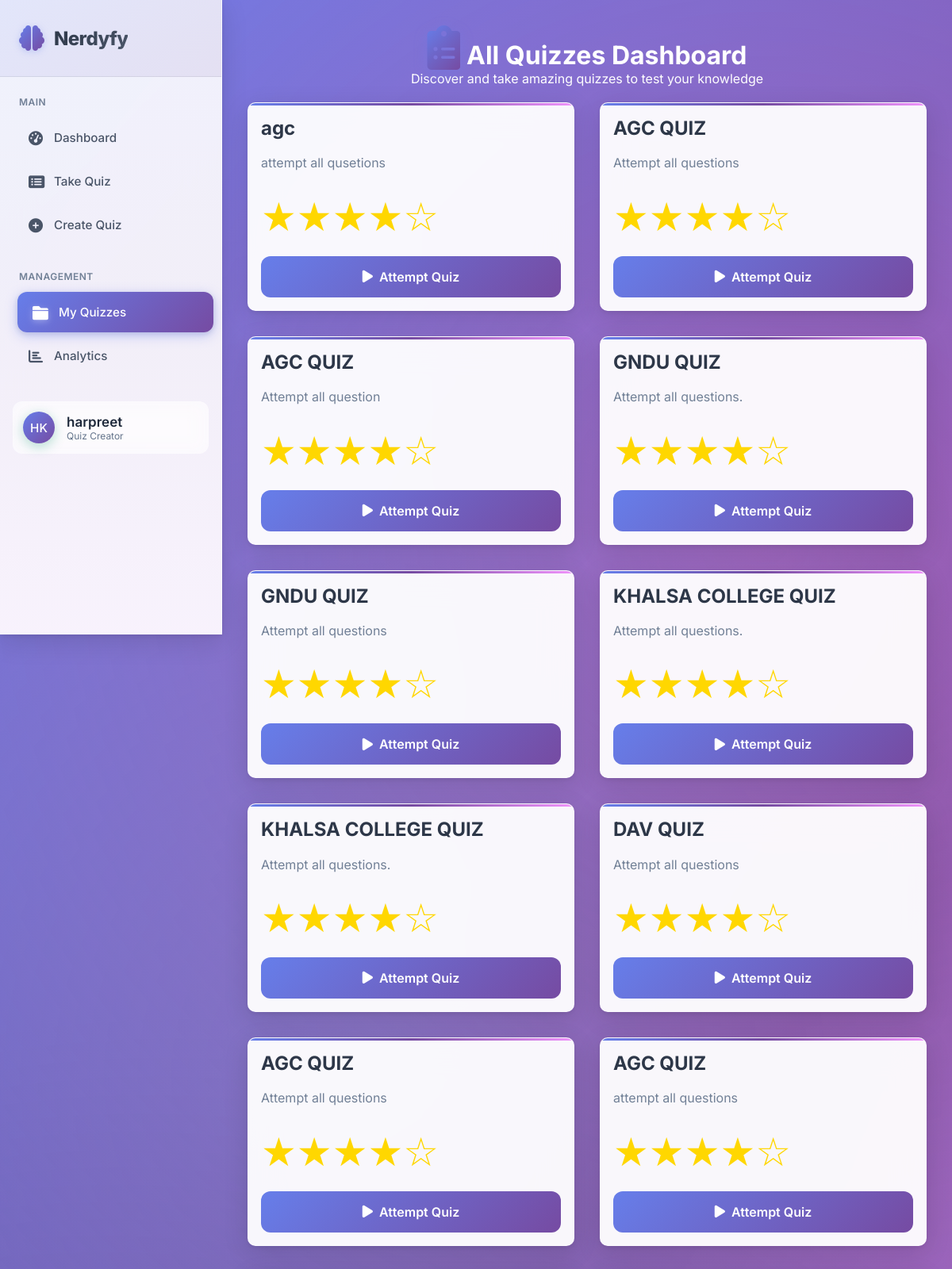
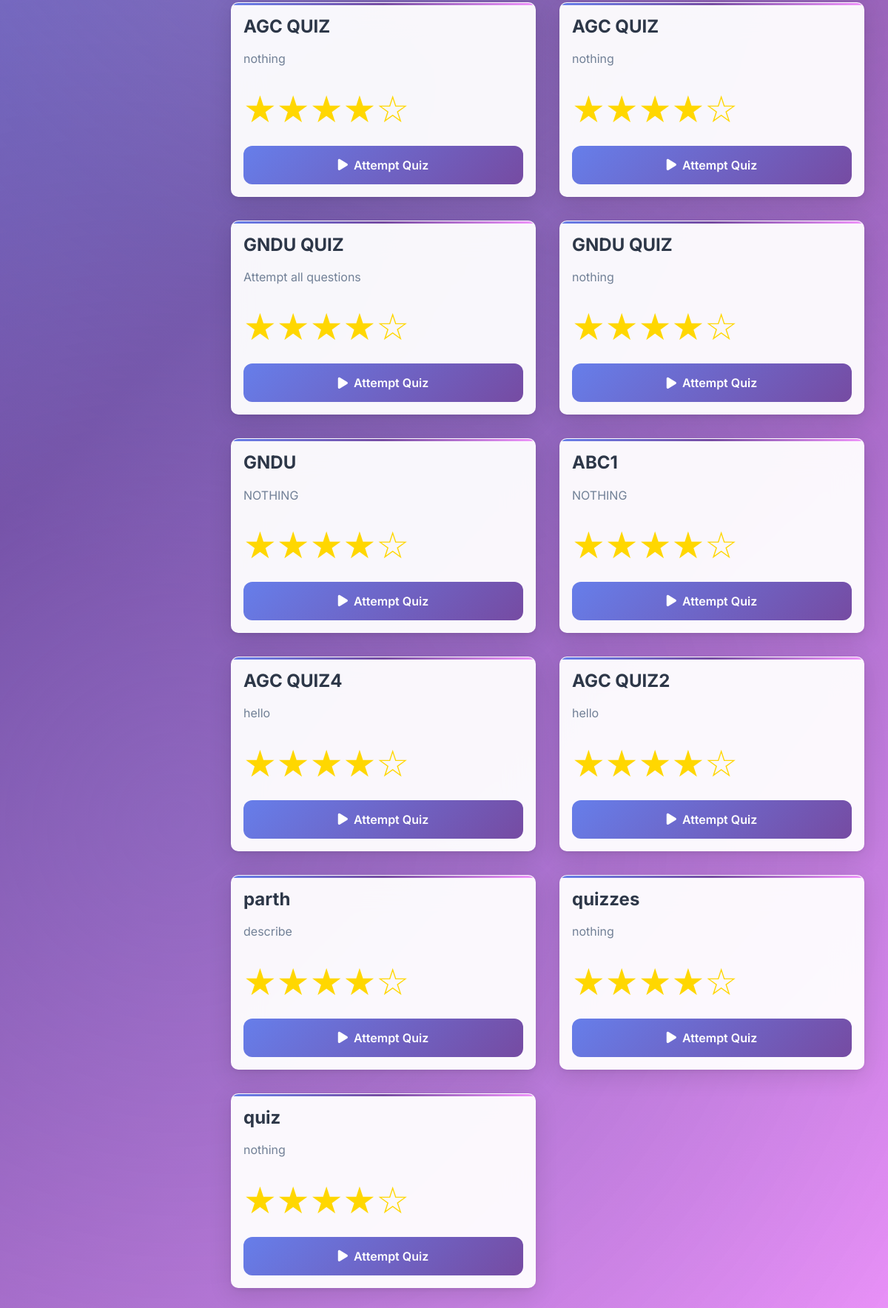
/allquiz/ (signed in), run on the app's committed database (2 pictures, top to bottom).
### quizapp/models.py (models this page shows)
class Quiz(models.Model):
    quiztitle = models.CharField(max_length=400)
    description = models.CharField(max_length=1000)
    totalquestions = models.IntegerField()
    time = models.IntegerField()
    created_at = models.DateTimeField(auto_now_add=True)
    created_by = models.ForeignKey(User, on_delete=models.CASCADE, default=1, null=True, blank=True)

### quizapp/views.py (the view)
# urls.py: path('allquiz/',allquiz_views,name='allquiz'),
def allquiz_views(request):
    quizzes = Quiz.objects.all().order_by('created_at')
    return render(request,'allquiz.html',{'quizzes':quizzes})

### template/allquiz.html (shortened to what this page needs)
<!DOCTYPE html>
<html lang="en">
<head>
    <link href="https://cdnjs.cloudflare.com/ajax/libs/font-awesome/6.0.0/css/all.min.css" rel="stylesheet">
</head>
<body>
  <div class="dashboard-container">
        <aside class="sidebar">
            <div class="sidebar-header">
                <div class="logo">
                    <i class="fas fa-brain"></i>
                    <h2>Nerdyfy</h2>
                </div>
            </div>
            <nav class="nav-menu">
                <div class="nav-section">
                    <div class="nav-section-title">Main</div>
                    <div class="nav-item">
                        <a href="{% url 'dashboard' %}" class="nav-link">
                            <i class="fas fa-tachometer-alt"></i>
                            Dashboard
                        </a>
                    </div>
                    <div class="nav-item">
                        <a href="{% url 'allquiz' %}" class="nav-link">
                            <i class="fas fa-list-alt"></i>
                            Take Quiz
                        </a>
                    </div>
                    <div class="nav-item">
                        <a href="{% url 'quizform' %}" class="nav-link">
                            <i class="fas fa-plus-circle"></i>
                            Create Quiz
                        </a>
                    </div>
                </div>
                <div class="nav-section">
                    <div class="nav-section-title">Management</div>
                    <div class="nav-item">
                        <a href="{% url 'myquiz' %}" class="nav-link active">
                            <i class="fas fa-folder"></i>
                            My Quizzes
                        </a>
                    </div>
                    <div class="nav-item">
                        <a href="{% url 'analytics' %}" class="nav-link">
                            <i class="fas fa-chart-bar"></i>
                            Analytics
                        </a>
                    </div>
                </div>
                <div class="nav-item">
                  <a href="/profile" class="user-profile">
                    <div class="user-avatar">HK</div>
                    <div class="user-info">
                      <div class="user-name">{{ user }}</div>
                      <div class="user-role">Quiz Creator</div>
                    </div>
                  </a>
                </div>
            </nav>
        </aside>
        <main class="main-content">
                <div class="content">
                    <h1>
                        <i class="fas fa-clipboard-list header-icon"></i>
                        All Quizzes Dashboard
                    </h1>
                    <p class="content">Discover and take amazing quizzes to test your knowledge</p>
                </div>
                {% if quizzes %}
                    <div class="container" id="quizContainer">
                        {% for quiz in quizzes %}
                            <div class="quiz-card" >
                               <div class="quiz-title">{{ quiz.quiztitle }}</div>
                                <div class="quiz-desc">{{ quiz.description|default:"No description provided. This quiz will test your knowledge and help you learn new concepts." }}</div>
                                <div class="quiz-rating">★★★★☆</div>
                                {% if quiz.id %}
                                    <a href="{% url 'takequiz' quiz.id %}" class="attempt-btn">
                                        <i class="fas fa-play btn-icon"></i>
                                        Attempt Quiz
                                    </a>
                                {% endif %}
                            </div>
                        {% endfor %}
                    </div>
                {% endif %}
            </div>
</body>
</html>

### data on the page
Quiz: quiztitle "agc", description "attempt all qusetions", shows "Attempt Quiz"
Quiz: quiztitle "AGC QUIZ", description "Attempt all questions", shows "Attempt Quiz"
Quiz: quiztitle "AGC QUIZ", description "Attempt all question", shows "Attempt Quiz"
Quiz: quiztitle "GNDU QUIZ", description "Attempt all questions.", shows "Attempt Quiz"
Quiz: quiztitle "GNDU QUIZ", description "Attempt all questions", shows "Attempt Quiz"
Quiz: quiztitle "KHALSA COLLEGE QUIZ", description "Attempt all questions.", shows "Attempt Quiz"
Quiz: quiztitle "KHALSA COLLEGE QUIZ", description "Attempt all questions.", shows "Attempt Quiz"
Quiz: quiztitle "DAV QUIZ", description "Attempt all questions", shows "Attempt Quiz"
Quiz: quiztitle "AGC QUIZ", description "Attempt all questions", shows "Attempt Quiz"
Quiz: quiztitle "AGC QUIZ", description "attempt all questions", shows "Attempt Quiz"
Quiz: quiztitle "AGC QUIZ", description "nothing", shows "Attempt Quiz"
Quiz: quiztitle "AGC QUIZ", description "nothing", shows "Attempt Quiz"
Quiz: quiztitle "GNDU QUIZ", description "Attempt all questions", shows "Attempt Quiz"
Quiz: quiztitle "GNDU QUIZ", description "nothing", shows "Attempt Quiz"
Quiz: quiztitle "GNDU", description "NOTHING", shows "Attempt Quiz"
Quiz: quiztitle "ABC1", description "NOTHING", shows "Attempt Quiz"
Quiz: quiztitle "AGC QUIZ4", description "hello", shows "Attempt Quiz"
Quiz: quiztitle "AGC QUIZ2", description "hello", shows "Attempt Quiz"
Quiz: quiztitle "parth", description "describe", shows "Attempt Quiz"
Quiz: quiztitle "quizzes", description "nothing", shows "Attempt Quiz"
Quiz: quiztitle "quiz", description "nothing", shows "Attempt Quiz"

### other printed values
{{ user }} "harpreet"
